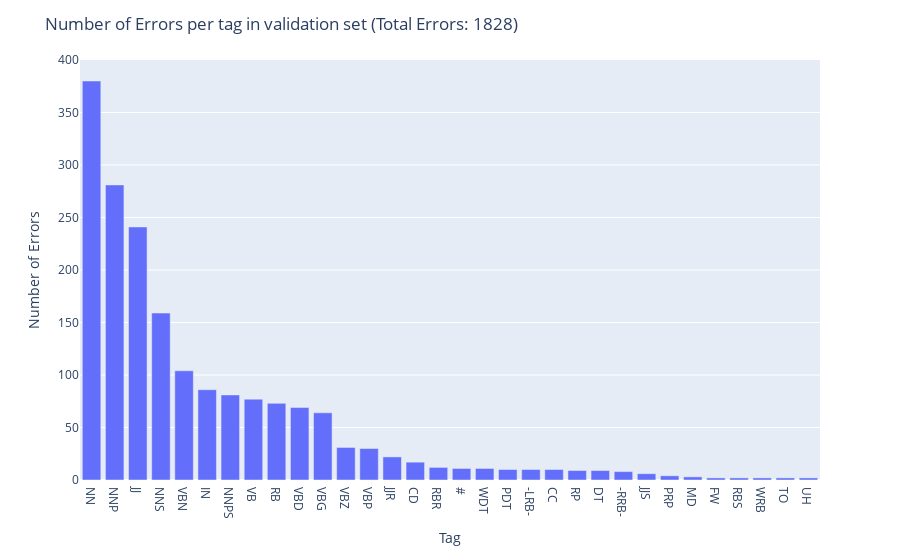
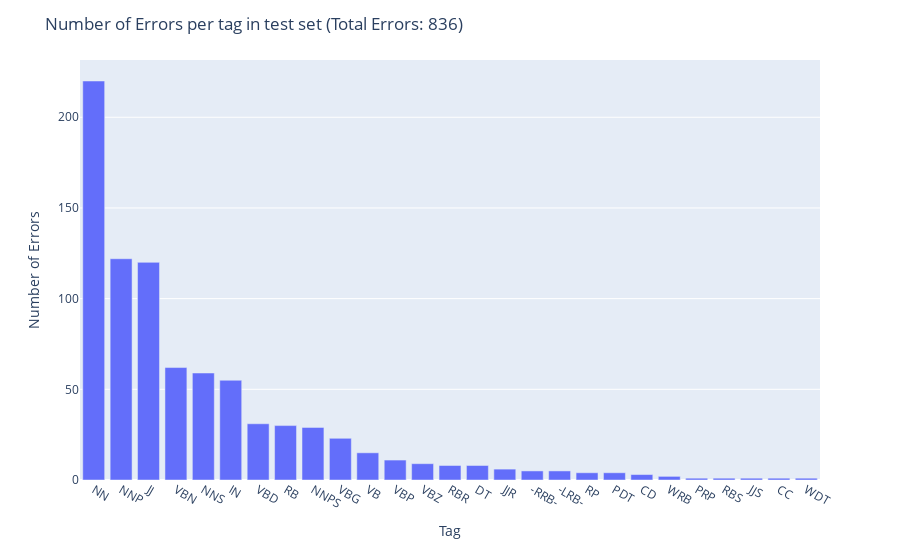

The cell these charts' notebook holds for them, in order:
### Code cell
configure_plotly_browser_state()

# Plot error counts for validation set
total_errors_val = error_per_tag(validation_errors, "validation")

# Plot error counts for test set
total_errors_test = error_per_tag(test_errors, "test")

### Figure 1 — Plotly figure (JSON) as saved in the notebook; plotly's stock layout.template omitted (floating-point values rounded to 4 significant figures)
{"data": [{"alignmentgroup": "True", "hovertemplate": "x=%{x}<br>y=%{y}<extra></extra>", "legendgroup": "", "marker": {"color": "#636efa", "pattern": {"shape": ""}}, "name": "", "offsetgroup": "", "orientation": "v", "showlegend": false, "textposition": "auto", "type": "bar", "x": ["NN", "NNP", "JJ", "NNS", "VBN", "IN", "NNPS", "VB", "RB", "VBD", "VBG", "VBZ", "VBP", "JJR", "CD", "RBR", "#", "WDT", "PDT", "-LRB-", "CC", "RP", "DT", "-RRB-", "JJS", "PRP", "MD", "FW", "RBS", "WRB", "TO", "UH"], "xaxis": "x", "y": [380, 281, 241, 159, 104, 86, 81, 77, 73, 69, 64, 31, 30, 22, 17, 12, 11, 11, 10, 10, 10, 9, 9, 8, 6, 4, 3, 2, 2, 2, 2, 2], "yaxis": "y"}], "layout": {"barmode": "relative", "legend": {"tracegroupgap": 0}, "margin": {"t": 60}, "title": {"text": "Number of Errors per tag in validation set (Total Errors: 1828)"}, "xaxis": {"anchor": "y", "domain": [0, 1], "title": {"text": "Tag"}}, "yaxis": {"anchor": "x", "domain": [0, 1], "title": {"text": "Number of Errors"}}}}

### Figure 2 — Plotly figure (JSON) as saved in the notebook; plotly's stock layout.template omitted (floating-point values rounded to 4 significant figures)
{"data": [{"alignmentgroup": "True", "hovertemplate": "x=%{x}<br>y=%{y}<extra></extra>", "legendgroup": "", "marker": {"color": "#636efa", "pattern": {"shape": ""}}, "name": "", "offsetgroup": "", "orientation": "v", "showlegend": false, "textposition": "auto", "type": "bar", "x": ["NN", "NNP", "JJ", "VBN", "NNS", "IN", "VBD", "RB", "NNPS", "VBG", "VB", "VBP", "VBZ", "RBR", "DT", "JJR", "-RRB-", "-LRB-", "RP", "PDT", "CD", "WRB", "PRP", "RBS", "JJS", "CC", "WDT"], "xaxis": "x", "y": [220, 122, 120, 62, 59, 55, 31, 30, 29, 23, 15, 11, 9, 8, 8, 6, 5, 5, 4, 4, 3, 2, 1, 1, 1, 1, 1], "yaxis": "y"}], "layout": {"barmode": "relative", "legend": {"tracegroupgap": 0}, "margin": {"t": 60}, "title": {"text": "Number of Errors per tag in test set (Total Errors: 836)"}, "xaxis": {"anchor": "y", "domain": [0, 1], "title": {"text": "Tag"}}, "yaxis": {"anchor": "x", "domain": [0, 1], "title": {"text": "Number of Errors"}}}}
